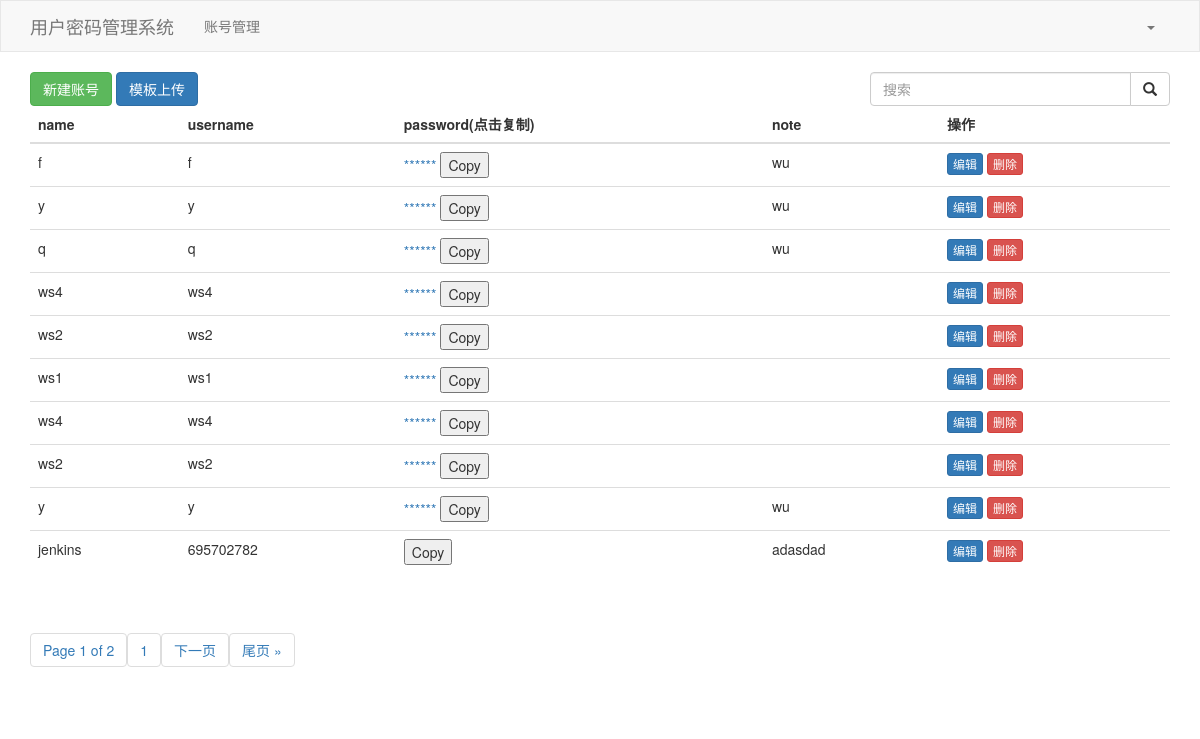
Before: /account/ with the older database file.
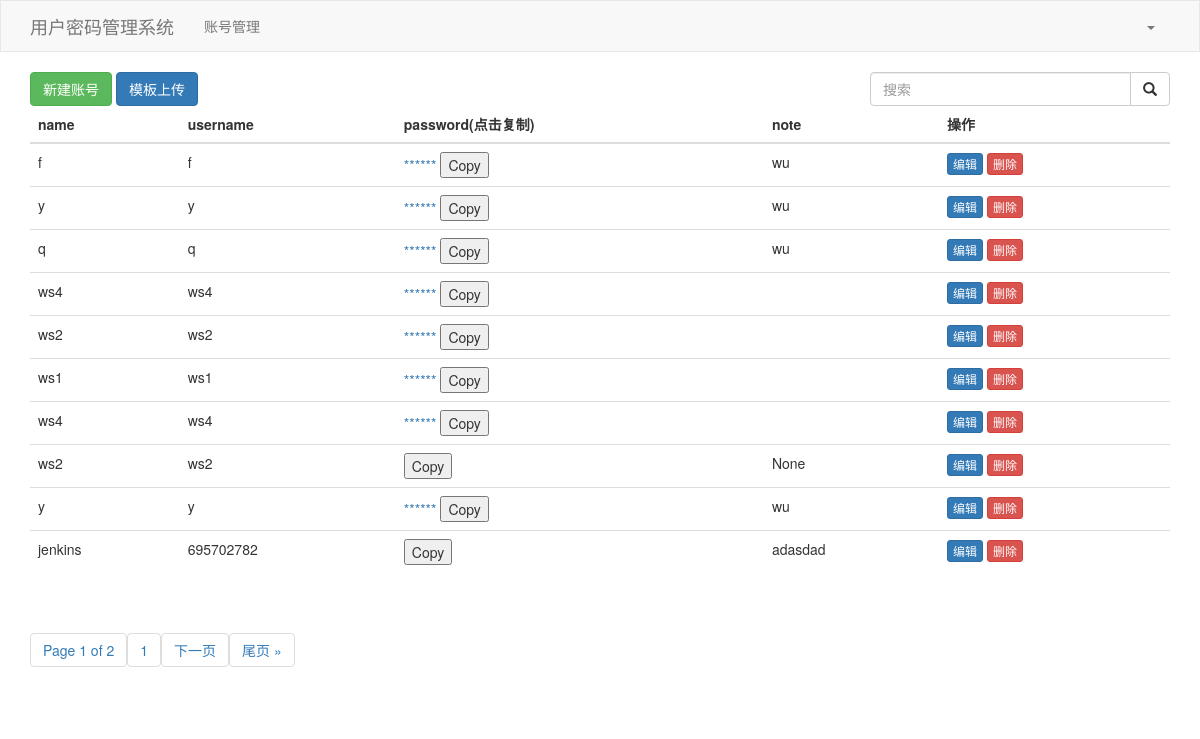
After: the same page with the newer database file.
### accountStorage/models.py (models this page shows, shortened)
class AccountPassword(models.Model):
    name = models.CharField(verbose_name="名称", max_length=32)
    username = models.CharField(verbose_name="用户名", max_length=32)
    password = models.CharField(verbose_name="密码", max_length=128)
    note = models.CharField(verbose_name="备注", max_length=128, blank=True, null=True)

### accountStorage/views.py (the view)
# urls.py: path('', views.account_list, name='account_list'),
def account_list (request):
    data = {}
    search_data = request.GET.get('search', "")
    if search_data:
        data["username__contains"] = search_data
    form = UserModelForm()
    data_list = AccountPassword.objects.filter(**data).order_by("-id")
    paginator = Paginator(data_list, 10)
    page_number = request.GET.get('page')
    page_obj = paginator.get_page(page_number)
    keys = AccountPassword._meta.fields
    keys_list = [keys[i].name for i in range(len(keys))]
    context = {
        "title": "账号列表",
        "search_data": search_data,
        "key_list": keys_list,
        "data_list": data_list,
        "page_obj": page_obj,
        "form": form,
        "excel_url": "/media/excel/account.xlsx",
    }
    return render(request, 'accountStorage/account.html', context)

### accountStorage/forms.py
class UserModelForm(BootstrapModelForm):
    password = forms.CharField(widget=forms.PasswordInput())
    class Meta:
        model = AccountPassword
        fields = ["name", "username", "password", "note"]

### accountStorage/templates/accountStorage/account.html (shortened to what this page needs)
{% extends 'accountStorage/layout.html' %}
{% block content %}
    <button id="btnAdd" type="button" class="btn btn-success">新建账号</button>
    <button type="button" class="btn btn-primary" data-toggle="modal" onclick="UploadEvent()">模板上传</button>
    <div style="float: right;width: 300px">
        <form method="get">
            <div class="input-group">
                <input type="text" class="form-control" placeholder="搜索" name="search" value="{{ search_data }}"/>
                <span class="input-group-btn">
                <button class="btn btn-default" type="submit">
                    <span class="glyphicon glyphicon-search" aria-hidden="true"></span>
                </button>
                </span>
            </div>
        </form>
    </div>
    <div class="bs-example" data-example-id="hoverable-table">
        <table class="table table-hover">
            <thead>
            <tr>
                {% for key in key_list %}
                    {% if key == 'password' %}
                        <th>{{ key }}(点击复制)</th>
                    {% elif key != 'id' %}
                        <th>{{ key }}</th>
                    {% endif %}
                {% endfor %}
                <th>操作</th>
            </tr>
            </thead>
            <tbody>
            {% for data in page_obj %}
                <tr>
                    <td>{{ data.name }}</td>
                    <td>{{ data.username }}</td>
                    <td><a onclick="myFun(this)">{{ data.password | pluralize:"******" }}</a>
                    <button onclick="copyToClip('{{ data.password }}')"> Copy </button></td>
                    <td>{{ data.note }}</td>
                    <td>
                        <a uid="{{ data.id }}" class="btn btn-primary btn-xs btn-edit">编辑</a>
                        <a uid="{{ data.id }}" class="btn btn-danger btn-xs btn-delete">删除</a>
                    </td>
                </tr>
            {% endfor %}
            </tbody>
        </table>
    </div>
    <div class="pagination">
    <span class="step-links">
    <nav aria-label="Page navigation">
    <ul class="pagination">
    <li>
        <span class="current">
            Page {{ page_obj.number }} of {{ page_obj.paginator.num_pages }}
        </span>
        <a href="?page={{ page_obj.start_index }}&search={{ search_data }}">{{ page_obj.number }}</a>
        {% if page_obj.has_next %}
            <a href="?page={{ page_obj.next_page_number }}&search={{ search_data }}">下一页</a>
            <a href="?page={{ page_obj.paginator.num_pages }}&search={{ search_data }}">尾页 &raquo;</a>
        {% endif %}
    </li>
    </ul>
    </nav>
    </span>
    </div>
{% endblock %}

### accountStorage/templates/accountStorage/layout.html (shortened to what this page needs)
{% load static %}
<!DOCTYPE html>
<html lang="en">
<head>
    <link rel="stylesheet" href="{% static 'accountStorage/plugins/bootstrap-3.4.1-dist/css/bootstrap.min.css' %}">
</head>
<body>
<nav class="navbar navbar-default">
    <div class="container">
        <div class="navbar-header">
            <a class="navbar-brand" href="#">用户密码管理系统</a>
        </div>
        <div class="collapse navbar-collapse" id="bs-example-navbar-collapse-1">
            <ul class="nav navbar-nav">
                <li><a href="{% url 'accountStorage:account_list' %}">账号管理</a></li>
            </ul>
            <ul class="nav navbar-nav navbar-right">
                <li class="dropdown">
                    <a href="#" class="dropdown-toggle" data-toggle="dropdown" role="button" aria-haspopup="true"
                       aria-expanded="false">{{ request.session.info.username }}<span class="caret"></span></a>
                </li>
            </ul>
        </div>
    </div>
</nav>
<div class="container">
{% block content %}{% endblock %}
</div>
</body>
</html>

### accountStorage/templates/accountStorage/layout.html (style rules this page uses)
.navbar { border-radius: 0; }

Changed rows visible on the page:
changed AccountPassword: note (not shown) → "None"; password|pluralize "******" → (not shown)
